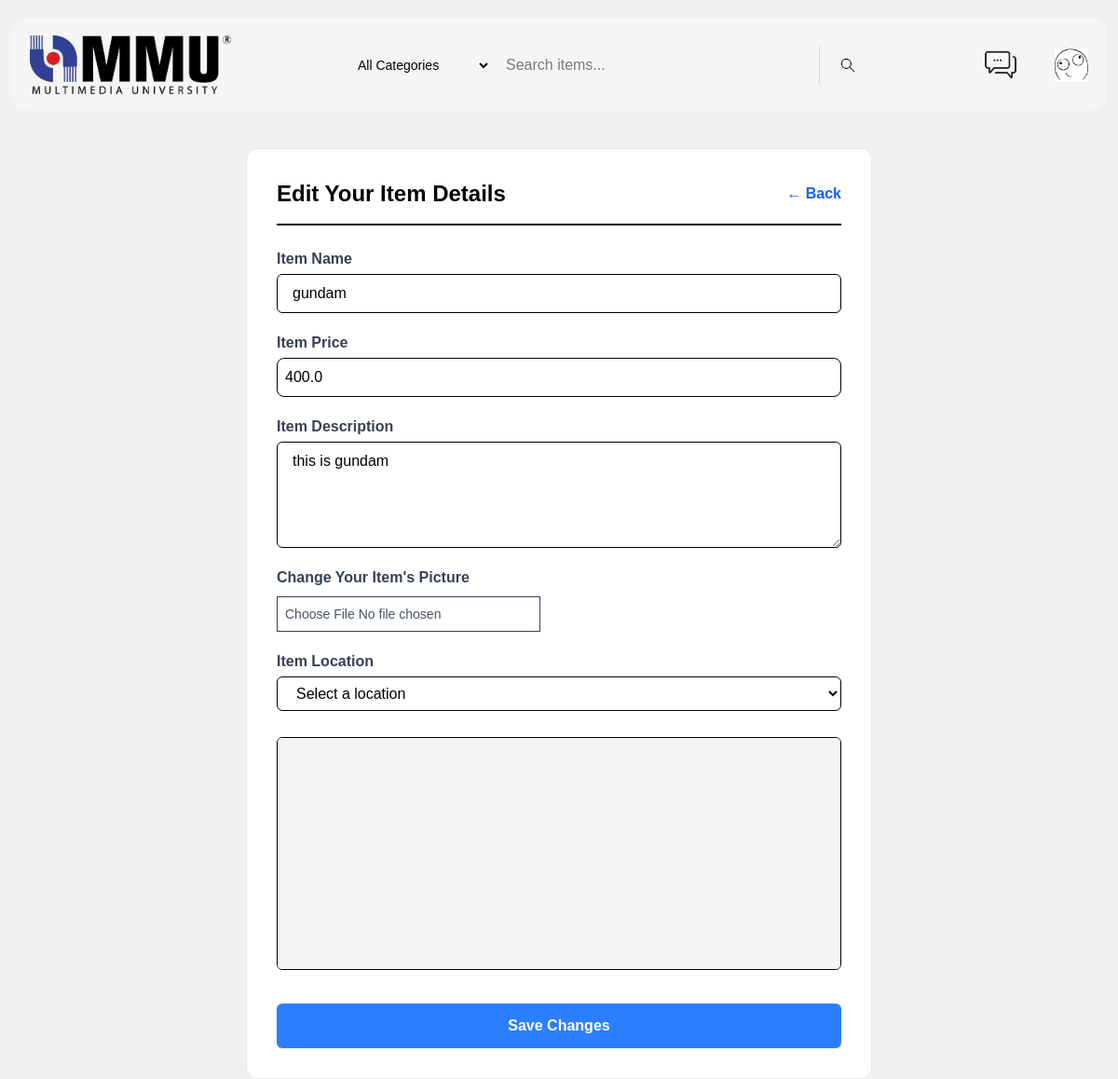
The page /item_edit/2 (signed in) on the database its author committed.
### app.py (models this page shows, shortened)
class User(UserMixin, db.Model):
    id = db.Column(db.Integer, primary_key=True)
    username = db.Column(db.String(50), unique=True, nullable=False)
    email = db.Column(db.String(150), unique=True, nullable=False)
    password_hash = db.Column(db.String(100), nullable=False)
    contact_number = db.Column(db.String(20), nullable=True)
    bio = db.Column(db.String(300), nullable=True)
    profile_pic = db.Column(db.String(), nullable=True)

class Products(db.Model):
    __tablename__ = "items"
    user_id = db.Column(db.Integer, db.ForeignKey('user.id'), nullable=False)
    item_id = db.Column(db.Integer, primary_key=True)
    item_name = db.Column(db.String(50), nullable=False)
    price = db.Column(db.Float, nullable=False)
    item_description = db.Column(db.String(150), nullable=False)
    item_category = db.Column(db.String(50), nullable=False)
    date_created = db.Column(db.DateTime, nullable=True, default=datetime.now)
    item_pic = db.Column(db.String(), nullable=False)
    seller = db.relationship('User', backref='products')

### app.py (the view)
@app.route('/item_edit/<item_id>', methods=['GET', 'POST'])
@login_required
def item_edit(item_id):
    target_item = Products.query.get_or_404(item_id)
    if request.method == 'POST':
        target_item.item_name = request.form.get('item_name')
        target_item.price = request.form.get('price')
        target_item.item_description = request.form.get('item_description')
        if 'item_pic' in request.files:
            item_pic = request.files.get('item_pic')
            if item_pic and item_pic.filename != '':
                item_filename = secure_filename(item_pic.filename)
                item_picname = str (uuid.uuid1()) + '_' + item_filename
                item_pic.save(os.path.join(app.config["UPLOAD_FOLDER"], item_picname))
                target_item.item_pic = item_picname
        try:
            db.session.commit()
            flash('Your item information has been edited successful')
            return redirect(url_for('item_edit', item_id=item_id))
        except:
            return redirect(url_for('item_edit', item_id=item_id))
    else:
        return render_template('item_edit.html', item = target_item)

### app.py (called while the page is built)
@login_manager.user_loader
def load_user(user_id):
    return db.session.get(User, int(user_id))

### templates/item_edit.html (shortened to what this page needs)
<!DOCTYPE html>
<html lang="en">
<head>
    <link href='https://api.mapbox.com/mapbox-gl-js/v2.14.1/mapbox-gl.css' rel='stylesheet' />
</head>
<body>
    {% include 'item_market_header.html' %}
    <div class="max-w-2xl mx-auto mt-10 p-8 bg-white border border-gray-200 rounded-xl">
        <div class="flex justify-between items-center mb-6 border-b-2 border-black pb-4">
            <h1 class="text-2xl font-bold">Edit Your Item Details</h1>
            <a href="{{url_for('item', item_id=item.item_id)}}" class="text-blue-600 font-semibold hover:underline">← Back</a>
        </div>
        <form action="{{url_for('item_edit', item_id=item.item_id)}}" method="POST" enctype="multipart/form-data" class="flex flex-col gap-5">
            <div class="flex flex-col gap-1">
                <label class="font-bold text-gray-700">Item Name</label>
                <input type="tel" name="item_name" id="item_name" placeholder="Edit item name" value="{{ item.item_name if item.item_name else ''}}" class="px-4 py-2 border rounded-md">
            </div>
            <div class="flex flex-col gap-1">
                <label class="font-bold text-gray-700">Item Price</label>
                <input type="number" name="price" id="price" min="0" placeholder="RM xxx" value="{{ item.price if item.price else ''}}" required class="border rounded-lg p-2">
            </div>
            <div class="flex flex-col gap-1">
                <label class="font-bold text-gray-700">Item Description</label>
                <textarea name="item_description" id="item_description" rows="4" placeholder="Edit your item's description" class="px-4 py-2 border rounded-md ">{{ item.item_description if item.item_description else ''}}</textarea>
            </div>
            <div >
                <label class="font-bold text-gray-700">Change Your Item's Picture</label>
                <br>
                <input type="file" name="item_pic" id="item_pic" class="mt-2 text-sm p-2 text-gray-600 border border-gray-700">
            </div>
            <div class="flex flex-col gap-1">
                <label class="font-bold text-gray-700">Item Location</label>
                <select name="location" id="location" required class="px-4 py-2 border rounded-md">
                    <option value="" disabled {% if not item.location %}selected{% endif %}>Select a location</option>
                </select>
            </div>
            <div class="w-full h-[250px] rounded-md overflow-hidden border mt-2">
                <div id="map" class="w-full h-full bg-gray-100"></div>
            </div>
            <button type="submit" class="w-full bg-blue-500 text-white font-bold py-3 rounded-md hover:bg-blue-600 mt-4">
                Save Changes
            </button>
        </form>
    </div>
</body>
</html>

### templates/item_market_header.html (shortened to what this page needs)
<!DOCTYPE html>
<html lang="en">
<head>
    <link rel="stylesheet" href="{{ url_for('static', filename='css/main.css') }}">
    <link rel="stylesheet" href="{{ url_for('static', filename='css/output.css') }}">
</head>
<body>
    <div class="nav flex flex-wrap md:flex-nowrap items-center justify-between px-4 sm:px-6 py-5 mt-5 mr-3 ml-3 gap-4 bg-white">
        <a href="/home">
            <img src="{{ url_for('static', filename='css/photos/mmu-logo.png')}}" alt="MMU Logo" class="w-36 sm:w-46 md:w-50 lg:w-54 h-auto object-contain my-2">
        </a>
        <div class="w-full md:flex-1 md:w-auto order-3 md:order-2 flex justify-center min-w-0 md:px-6">
            <form action="/search" method="GET" class="flex w-full max-w-xl items-center rounded-lg">
            <select name="category" class=" text-xs sm:text-sm sm:px-4 py-2 sm:py-2.5 shrink-0 cursor-pointer hover:bg-slate-200 w-24 sm:w-auto">
                <option value="all">All Categories</option>
            </select>
            <input type="search" name="q" placeholder="Search items..." aria-label="Search marketplace" autocomplete="off" class="flex-1 w-5 px-3 py-2 text-sm sm:text-base outline-none  transition ">
            <button type="submit" class="bg-gray-100 hover:bg-gray-200 px-3 sm:px-5 py-2 sm:py-2.5 transition-colors flex items-center justify-center shrink-0 border-l border-gray-300">
                <img src="{{ url_for('static', filename='css/photos/search.png') }}" alt="Search Icon" class="h-4 sm:h-5 object-contain">
            </button>
            </form>
        </div>
        <div class="flex items-center gap-7 sm:gap-9 md:gap-10 lg:gap-10 flex-shrink-0 order-2 md:order-3">
            <a href="/chat" class="hover:opacity-75 transition-opacity" style="text-decoration: none;">
            <img src="{{ url_for('static', filename='css/photos/chat-icon.png') }}" alt="Chat Icon" class="w-8 h-8 sm:w-9 sm:h-9 md:h-9 md:w-9 lg:w-9 lg:h-9 object-contain">
            </a>
            <a href="/profile" class="hover:opacity-75 transition-opacity" style="text-decoration: none;">
            {% if current_user.profile_pic %}
                <img src="{{ url_for('static', filename='css/pictures/' +current_user.profile_pic) }}" alt="Profile Icon" class="w-8 h-8 sm:w-9 sm:h-9 md:h-9 md:w-9 lg:w-9 lg:h-9 object-contain">
            {% else %}
                <img src="{{ url_for('static', filename='css/photos/user-icon.png') }}" alt="Profile Icon" class="w-8 h-8 sm:w-9 sm:h-9 md:h-9 md:w-9 lg:w-9 lg:h-9 object-contain">
            {% endif %}
            </a>
        </div>
    </div>
</body>
</html>

### static/css/main.css (style rules this page uses)
h1 { text-align: center; }
body { font-family: Arial, sans-serif; background-color: #f0f0f0; }
.nav { display: flex; margin-bottom: 20px; justify-content: space-between; padding: 10px 20px; background-color: whitesmoke; border-radius: 15px; }
input[type="search"] { background-color: transparent; align-items: center; padding: 12px 16px; border-radius: none; border: 0; margin: auto; display: inline-block; }
button { overflow: hidden; }

### rows shown on the page
User: profile_pic (picture)
Products: item_name "gundam", price "400.0", item_description "this is gundam"
